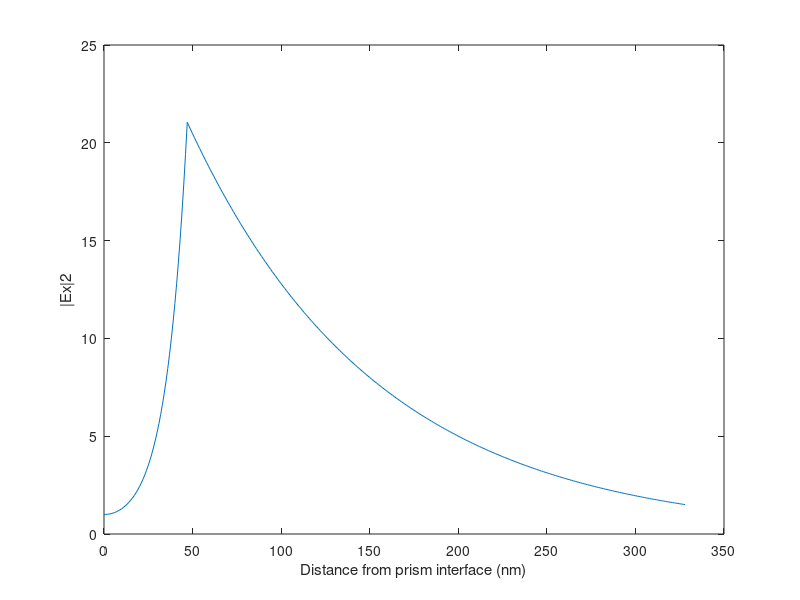

Write the MATLAB code that produced this figure.
%This is using the final code for Fig4a. For normalised electric field. The vector theta has been enlarged to find the resonance angle from the block added.
clear;
tic
lambda=632e-9;%wavelength of incident light in vacuum at which nm is as follows
nm=0.1325+4.0203*1i;
np=1.732;
na=1.33;
u=pi*4e-7;%magnetic permeability of the assumed non-magnetic substances
dm=46.98e-9;%thickness of metal layer
z=0:1e-9:7*dm;
%metal is from z=0 to dm

% To make M2 like Identity before z=dm
za=z-dm;
za(za<=0)=0;

zm=z;
zm(z>=dm)=dm;%I don't know how it can be z>=dm and should not compulsarily be zm>=dm %> or >= makes no difference

theta=linspace(54,55,10001)';%I know that it is going to come between these values and upto 4 digit after the decimals' precision
%theta=53.6233;
costheta1=sqrt(1-((sind(theta)).^2).*((np^2)/(nm^2)));%angle in metal
costheta2=sqrt(1-((sind(theta)).^2).*((np^2)/(na^2)));%angle in analyte
bdm=(costheta1).*((360*nm/lambda).*dm);%to be used in calculation of r
bm=(costheta1).*((360*nm/lambda).*zm);%360->2*pi when cosd->cos, sind->sin
%bm(z>=dm)=bdm;% M1 becomes constant after z=dm 
ba=(costheta2).*((360*na/lambda).*za);
qp=(cosd(theta)).*((sqrt(u))/np);
qa=(costheta2).*((sqrt(u))/na);
qm=costheta1.*(sqrt(u)/nm);
%M0=[cosd(bdm);-((sind(bdm)).*(1i/qm));-((sind(bdm)).*(1i*qm));cosd(bdm)];
% Matrix for calculation of r
M0(:,:,1)=cosd(bdm);
M0(:,:,2)=-((sind(bdm)).*(1i./qm));%qm and qdm are same because qj does not contain a z in its expression
M0(:,:,3)=-((sind(bdm)).*(1i.*qm));
M0(:,:,4)=cosd(bdm);
%M1=[cosd(bm);((sind(bm)).*(1i/qm));((sind(bm)).*(1i*qm));cosd(bm)];
% Matrix for propagation in metal 
M1(:,:,1)=cosd(bm);
M1(:,:,2)=((sind(bm)).*(1i./qm));
M1(:,:,3)=((sind(bm)).*(1i.*qm));
M1(:,:,4)=cosd(bm);
%M2=[cosd(ba);((sind(ba)).*(1i/qa));((sind(ba)).*(1i*qa));cosd(ba)];
% Matrix for propagation in analyte
M2(:,:,1)=cosd(ba);
M2(:,:,2)=((sind(ba)).*(1i./qa));
M2(:,:,3)=((sind(ba)).*(1i.*qa));
M2(:,:,4)=cosd(ba);
%r=((M0(1,:)+(M0(2,:)).*qa).*qp-(M0(3,:)+(M0(4,:)).*qa))./((M0(1,:)+(M0(2,:)).*qa).*qp+(M0(3,:)+(M0(4,:)).*qa));
%M=((M2(3,:)).*(M1(1,:))+(M2(4,:)).*(M1(3,:))).*(1+r)+((M2(3,:)).*(M1(2,:))+(M2(4,:)).*(M1(4,:))).*((1-r).*qp);
r=((M0(:,:,1)+(M0(:,:,2)).*qa).*qp-(M0(:,:,3)+(M0(:,:,4)).*qa))./((M0(:,:,1)+(M0(:,:,2)).*qa).*qp+(M0(:,:,3)+(M0(:,:,4)).*qa));

%block to find resonance angle starts
R=(abs(r)).^2;%reflectivity
indexmin = find(min(R) == R); 
thetamin = theta(indexmin); 
Rmin = R(indexmin);
%block to find resonance angle ends

M=((M2(:,:,3)).*(M1(:,:,1))+(M2(:,:,4)).*(M1(:,:,3))).*((1+r)./qp)+((M2(:,:,3)).*(M1(:,:,2))+(M2(:,:,4)).*(M1(:,:,4))).*(1-r);%For normalised electric field.
%Ex=-M;
modEx2=(abs(M)).^2;
znm=z.*(1e9);%for x-axis to be nm scale
dmnm=dm*1e9;%for x-axis to be nm scale 
%plot(znm,modEx2(1,:),'b',znm,modEx2(2,:),'r',znm,modEx2(3,:),'g',znm,modEx2(4,:),'r--',znm,modEx2(5,:),'g--',[dmnm dmnm],[0 25],'m--');%find a general method to create a vertical line
%,[dmnm dmnm],[0 max(modEx2(1,:))],'m--'
plot(znm,modEx2(indexmin,:));
xlabel('Distance from prism interface (nm)'); 
ylabel('|Ex|2');
%legend({strcat(num2str(theta(1)),'(deg)'),strcat(num2str(theta(2)),'(deg)'),strcat(num2str(theta(3)),'(deg)'),strcat(num2str(theta(4)),'(deg)'),strcat(num2str(theta(5)),'(deg)')},'Location','northeast');
toc